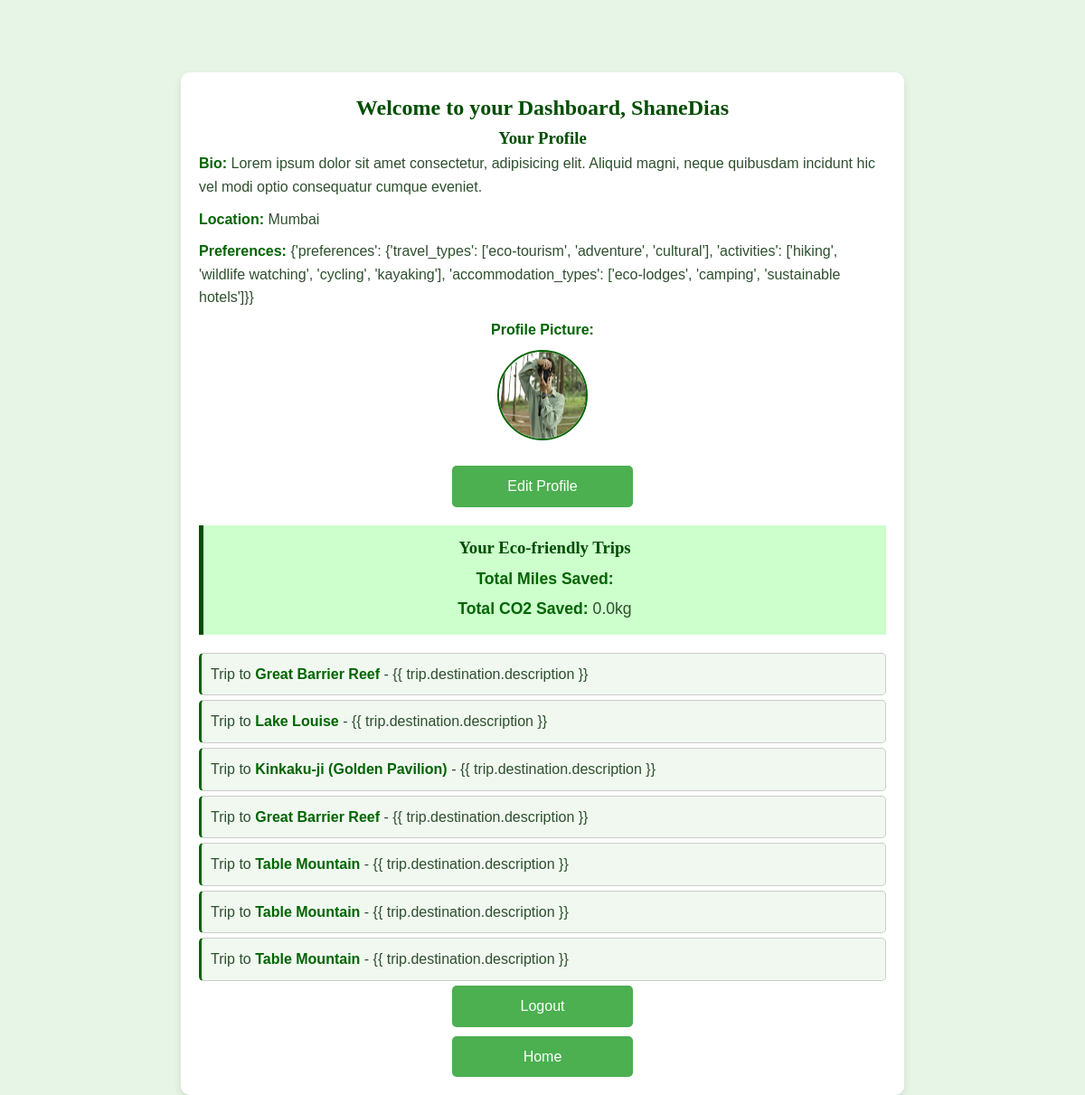
Page /dashboard/ (signed in) on the earlier database version.
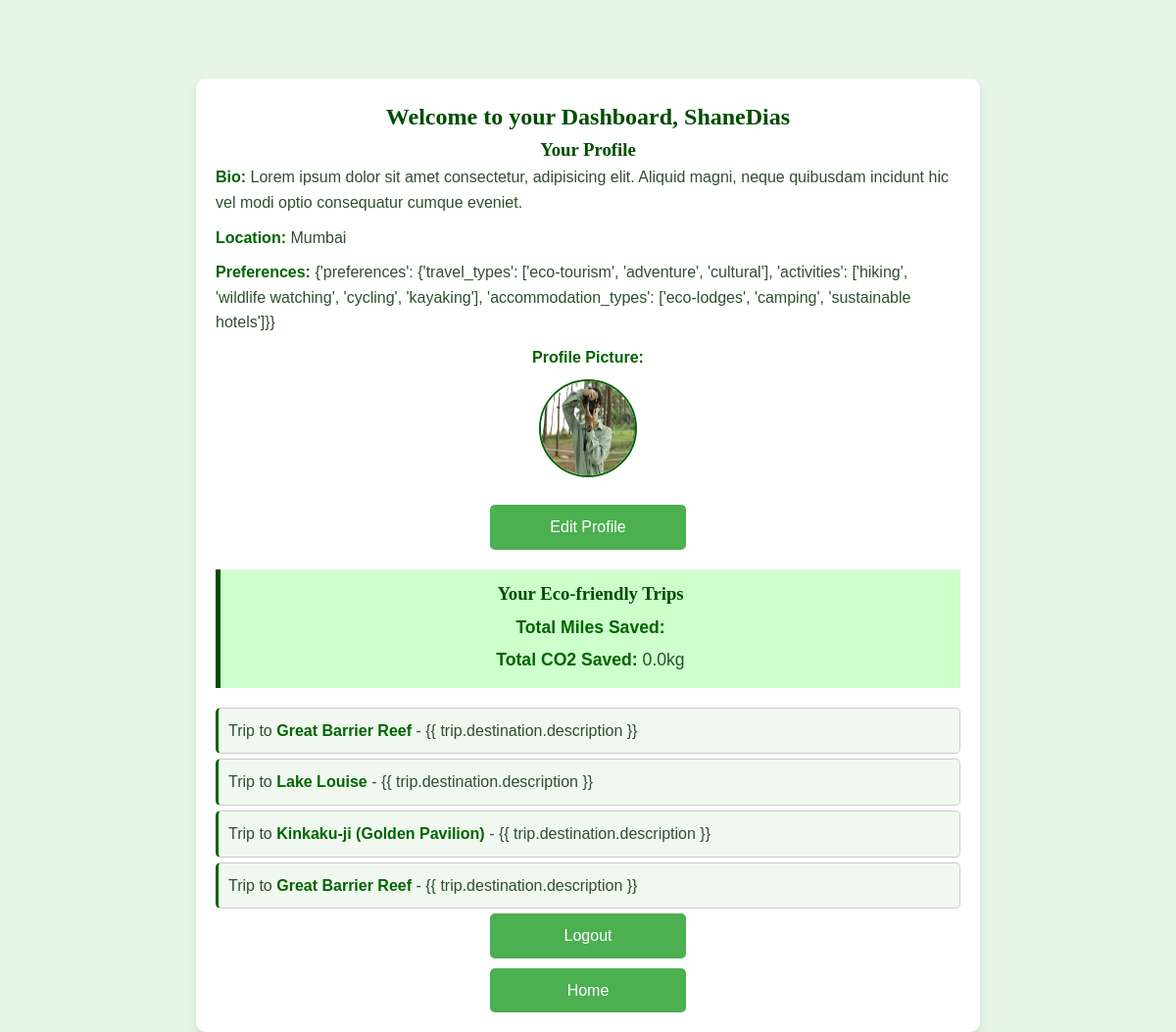
Same page on the later database version.
### eco_travel_app/models.py (models this page shows, shortened)
class Profile(models.Model):
    user = models.OneToOneField(User, on_delete=models.CASCADE)
    bio = models.TextField(blank=True)
    location = models.CharField(max_length=100, blank=True)
    preferences = models.JSONField(default=dict)  # Store user preferences like favorite destinations, transport modes
    profile_pic = models.ImageField(upload_to='profile_pics/', blank=True)
    travel_miles_saved = models.FloatField(default=0)
    co2_saved = models.FloatField(default=0)  # Carbon footprint saved through eco-friendly travel
    date_joined = models.DateTimeField(auto_now_add=True)

class Trip(models.Model):
    user = models.ForeignKey(User, on_delete=models.CASCADE, related_name='trips')  # Use Django's User model
    destination = models.ForeignKey(Destination, on_delete=models.CASCADE, related_name='trips')
    accommodation = models.ForeignKey(Accommodation, on_delete=models.SET_NULL, null=True, blank=True)
    hotel = models.ForeignKey(Hotel, on_delete=models.SET_NULL, null=True, blank=True)  # Added a ForeignKey for Hotel
    transportation = models.ForeignKey(Transportation, on_delete=models.SET_NULL, null=True, blank=True)
    start_date = models.DateField()
    end_date = models.DateField()
    total_cost = models.DecimalField(max_digits=10, decimal_places=2, default=0)
    co2_saved = models.FloatField(default=0)  # Calculated by comparing eco-friendly choices to alternatives

class Destination(models.Model):
    name = models.CharField(max_length=200)
    country = models.CharField(max_length=100)
    city = models.CharField(max_length=100)
    description = models.TextField()
    image = models.ImageField(upload_to='static/', blank=True)  # Path corrected
    eco_rating = models.FloatField(default=0)  # User-assigned eco-friendliness rating
    best_season = models.CharField(max_length=100, blank=True)
    activities = models.TextField()  # Eco-friendly activities, e.g., hiking, cycling, etc.

### eco_travel_app/views.py (the view)
# urls.py: path('dashboard/', views.dashboard, name='dashboard'),  # for the dashboard
@login_required
def dashboard(request):
    trips = Trip.objects.filter(user=request.user)
    total_co2_saved = sum([trip.co2_saved for trip in trips])
    profile, created = Profile.objects.get_or_create(user=request.user)
    return render(request, 'dashboard.html', {
        'total_co2_saved': total_co2_saved,
        'trips': trips,
        'profile': profile,
    })

### eco_travel_app/templates/dashboard.html (shortened to what this page needs)
{% load static %}
<!DOCTYPE html>
<html lang="en">
  <head>
    <link rel="stylesheet" type="text/css" href="{% static 'style.css' %}" />
  </head>
  <body>
    <div class="container">
      <h2>Welcome to your Dashboard, {{ user.username }}</h2>
      <div class="profile-section">
        <h3>Your Profile</h3>
        <p><strong>Bio:</strong> {{ profile.bio }}</p>
        <p><strong>Location:</strong> {{ profile.location }}</p>
        <p><strong>Preferences:</strong> {{ profile.preferences }}</p>
        <div class="profile-pic">
          {% if profile.profile_pic %}
          <p><strong>Profile Picture:</strong></p>
          <img
            src="{{ profile.profile_pic.url }}"
            alt="Profile Picture"
            style="width: 100px; height: 100px"
          />
          {% else %}
          <p>You don't have a profile picture yet.</p>
          {% endif %}
        </div>
        <a href="{% url 'edit_profile' %}" class="edit-profile">Edit Profile</a>
      </div>
      <div class="eco-stats">
        <h3>Your Eco-friendly Trips</h3>
        <div class="paras" style="text-align: center">
          <p><strong>Total Miles Saved:</strong> {{ total_miles_saved }}</p>
          <p><strong>Total CO2 Saved:</strong> {{ total_co2_saved }}kg</p>
        </div>
      </div>
      <ul>
        {% for trip in trips %}
        <li>
          Trip to <strong>{{ trip.destination.name }}</strong> - {{
          trip.destination.description }}
        </li>
        {% endfor %}
      </ul>
      <a href="{% url 'logout' %}" class="logout">Logout</a>
      <a href="{% url 'home' %}" class="home" style="margin-top: 10px;">Home</a>
    </div>
  </body>
</html>

### eco_travel_app/static/style.css (style rules this page uses)
body { font-family: Arial, sans-serif; background-color: #f0f0f0; }
h1, h2, h3 { font-family: 'Georgia', serif; }
ul { list-style-type: none; padding: 0; }
li { background-color: white; border: 1px solid #ccc; margin: 10px; padding: 10px; border-radius: 5px; }
img { max-width: 100%; height: auto; }
a { text-decoration: none; color: #2e8b57; }
h2 { text-align: center; }
* { margin: 0; padding: 0; box-sizing: border-box; }
body { font-family: 'Arial', sans-serif; background-color: #f4f4f4; color: #333; line-height: 1.6; padding: 0 20px; }
.container { max-width: 1200px; margin: 0 auto; padding: 20px; background-color: #fff; box-shadow: 0 0 10px rgba(0, 0, 0, 0.1); }
a { color: #007BFF; text-decoration: none; }

### eco_travel_app/templates/dashboard.html (style rules this page uses)
body { font-family: sans-serif; background-color: #e6f5e6; color: #2f4f2f; margin: 0; padding: 0; }
h2, h3 { color: #004d00; text-align: center; }
.container { max-width: 800px; margin: 0 auto; padding: 20px; background-color: #ffffff; box-shadow: 0px 4px 8px rgba(0, 0, 0, 0.1); border-radius: 10px; margin-top: 5rem; }
p { line-height: 1.6; margin-bottom: 10px; }
strong { color: #006400; }
.profile-pic { text-align: center; margin-bottom: 20px; }
.profile-pic img { border-radius: 50%; border: 2px solid #006400; }
.eco-stats { margin: 20px 0; padding: 10px; background-color: #ccffcc; border-left: 5px solid #004d00; }
.eco-stats p { margin: 5px 0; font-size: 1.1em; }
ul { list-style-type: none; padding: 0; }
ul li { background-color: #f0f8f0; margin: 5px 0; padding: 10px; border-radius: 5px; border-left: 3px solid #006400; }
.edit-profile, .logout,.home { background-color: #4caf50; color: white; padding: 10px 20px; border-radius: 5px; text-decoration: none; display: block; width: 200px; text-align: center; margin: auto; }

Differences in the rows shown:
removed Trip: destination.name "Table Mountain"
removed Trip: destination.name "Table Mountain"
removed Trip: destination.name "Table Mountain"
